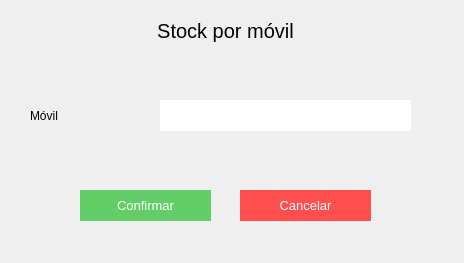
<?xml version="1.0" encoding="UTF-8"?>
<ui version="4.0">
 <class>Form</class>
 <widget class="QWidget" name="Form">
  <property name="geometry">
   <rect>
    <x>0</x>
    <y>0</y>
    <width>464</width>
    <height>263</height>
   </rect>
  </property>
  <property name="windowTitle">
   <string>Form</string>
  </property>
  <widget class="QLabel" name="label_2">
   <property name="geometry">
    <rect>
     <x>-190</x>
     <y>10</y>
     <width>831</width>
     <height>41</height>
    </rect>
   </property>
   <property name="styleSheet">
    <string notr="true">font-size:20px;
</string>
   </property>
   <property name="text">
    <string>Stock por móvil</string>
   </property>
   <property name="alignment">
    <set>Qt::AlignCenter</set>
   </property>
  </widget>
  <widget class="QLineEdit" name="ma_input_1">
   <property name="geometry">
    <rect>
     <x>160</x>
     <y>100</y>
     <width>251</width>
     <height>31</height>
    </rect>
   </property>
   <property name="styleSheet">
    <string notr="true">border:none;
background-color: rgb(255, 255, 255);
font: 11pt &quot;MS Shell Dlg 2&quot;;</string>
   </property>
   <property name="text">
    <string/>
   </property>
  </widget>
  <widget class="QLabel" name="label">
   <property name="geometry">
    <rect>
     <x>30</x>
     <y>100</y>
     <width>101</width>
     <height>31</height>
    </rect>
   </property>
   <property name="styleSheet">
    <string notr="true">font: 11pt &quot;MS Shell Dlg 2&quot;;
text-align:center;</string>
   </property>
   <property name="text">
    <string>Móvil</string>
   </property>
  </widget>
  <widget class="QPushButton" name="ma_btn_confirmar">
   <property name="geometry">
    <rect>
     <x>80</x>
     <y>190</y>
     <width>131</width>
     <height>31</height>
    </rect>
   </property>
   <property name="styleSheet">
    <string notr="true">background-color: rgb(99, 206, 104);
color:white;
font-size:10pt;
border:none;</string>
   </property>
   <property name="text">
    <string>Confirmar</string>
   </property>
  </widget>
  <widget class="QPushButton" name="ma_btn_cancelar">
   <property name="geometry">
    <rect>
     <x>240</x>
     <y>190</y>
     <width>131</width>
     <height>31</height>
    </rect>
   </property>
   <property name="styleSheet">
    <string notr="true">color:white;
font-size:10pt;
border:none;
background-color:#ff4e4e;</string>
   </property>
   <property name="text">
    <string>Cancelar</string>
   </property>
  </widget>
 </widget>
 <resources/>
 <connections/>
</ui>
